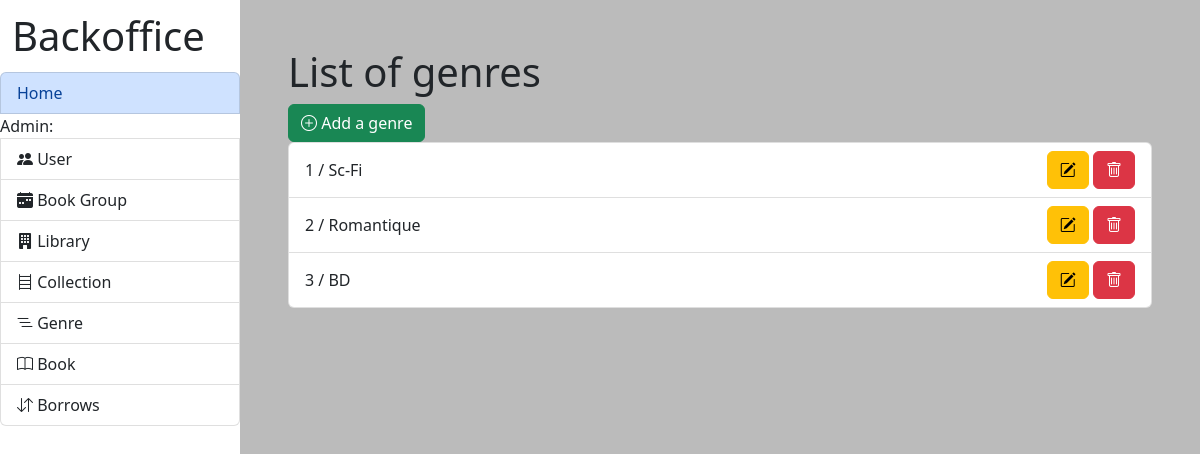
The page /lib/admin/book/genre/list/ on the database its author committed.
### lib/models.py (models this page shows, shortened)
class Genre(models.Model):
    name = models.CharField(max_length=200)
    creation_date = models.DateTimeField(auto_now_add=True)
    modification_date = models.DateTimeField(auto_now=True)

### lib/views.py (the view)
# urls.py: path('admin/book/genre/list/', views.list_genre_admin, name='list_genre_admin'), #admin, bookseller
def list_genre_admin(request):
    if request.user.is_authenticated and UserData.objects.get(user=request.user).role not in ['admin', 'bookseller']:
        messages.error(request, '403, Access denied')
        return redirect('index')
    return render(request, 'admin/genre/list_genre.html')

### library/context_processors.py (called while the page is built)
def extras(request):
    libraries = Library.objects.all()
    genre = Genre.objects.all()
    collection = Collection.objects.all()
    users = User.objects.all().order_by('-date_joined')
    userdata = UserData.objects.all()
    books = Books.objects.all()
    instances = InstanceBook.objects.all()
    lecture_group = LectureGroup.objects.all()
    lecturer = Lecturer.objects.all()
    forum = Forum.objects.all()
    return {
        'context_libraries': libraries,
        'context_genre': genre,
        'context_collection': collection,
        'context_users': users,
        'context_user_data': userdata,
        'context_books': books,
        'context_instances': instances,
        'context_lecture_group': lecture_group,
        'context_lecturer': lecturer,
        'context_forums': forum,
    }

### lib/templates/admin/genre/list_genre.html
{% extends 'admin/index.html' %}
{% block title %} List of the genres {% endblock title %} {% block content %} {% load permission_tags %}
<h1>List of genres</h1>
<a class="btn btn-success" href="{% url 'add_genre_admin' %}" role="button">
  <i class="bi bi-plus-circle"></i> Add a genre
</a>
<ul class="list-group">
  {% for gen in context_genre %}
  <li class="list-group-item d-flex justify-content-between align-items-center">
    {% if user|has_role:'bookseller,admin' %}
    {{ gen.pk }} / {{ gen.name }}
    <div>
      <a class="btn btn-warning" href="{% url 'edit_genre_admin' gen.pk %}" role="button">
        <i class="bi bi-pencil-square"></i>
      </a>
      <a class="btn btn-danger" href="{% url 'delete_genre_admin' gen.pk %}" role="button">
        <i class="bi bi-trash"></i>
      </a>
    </div>
    {% else %} {{ gen.pk }} / {{ gen.name }} {% endif %}
  </li>
  {% endfor %}
</ul>
{% endblock content %}

### rows shown on the page
Genre: pk "1", name "Sc-Fi"
Genre: pk "2", name "Romantique"
Genre: pk "3", name "BD"
